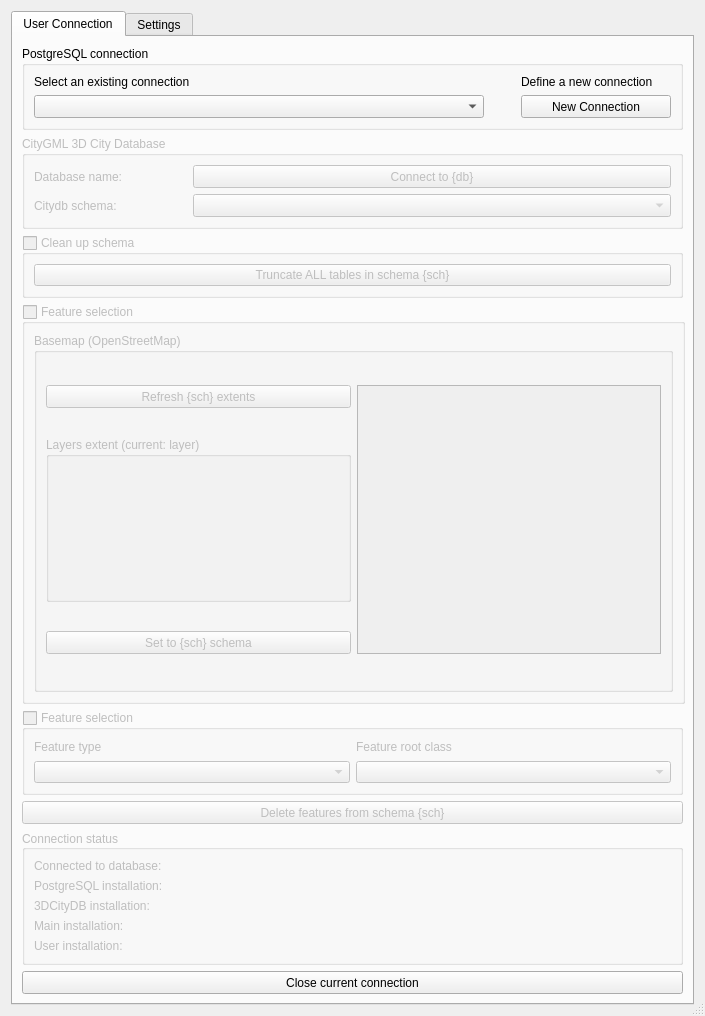
<?xml version="1.0" encoding="UTF-8"?>
<ui version="4.0">
 <class>CDBDeleterDialogBase</class>
 <widget class="QDialog" name="CDBDeleterDialogBase">
  <property name="windowModality">
   <enum>Qt::WindowModal</enum>
  </property>
  <property name="enabled">
   <bool>true</bool>
  </property>
  <property name="geometry">
   <rect>
    <x>0</x>
    <y>0</y>
    <width>705</width>
    <height>1000</height>
   </rect>
  </property>
  <property name="sizePolicy">
   <sizepolicy hsizetype="MinimumExpanding" vsizetype="MinimumExpanding">
    <horstretch>0</horstretch>
    <verstretch>0</verstretch>
   </sizepolicy>
  </property>
  <property name="minimumSize">
   <size>
    <width>705</width>
    <height>0</height>
   </size>
  </property>
  <property name="maximumSize">
   <size>
    <width>705</width>
    <height>1000</height>
   </size>
  </property>
  <property name="windowTitle">
   <string>3DCityDB Feature Deleter</string>
  </property>
  <property name="windowIcon">
   <iconset>
    <normaloff>../../../icons/delete_icon.png</normaloff>../../../icons/delete_icon.png</iconset>
  </property>
  <property name="sizeGripEnabled">
   <bool>true</bool>
  </property>
  <property name="modal">
   <bool>false</bool>
  </property>
  <layout class="QVBoxLayout" name="verticalLayout_container">
   <item>
    <widget class="QTabWidget" name="wdgMain">
     <property name="enabled">
      <bool>true</bool>
     </property>
     <property name="sizePolicy">
      <sizepolicy hsizetype="MinimumExpanding" vsizetype="MinimumExpanding">
       <horstretch>0</horstretch>
       <verstretch>0</verstretch>
      </sizepolicy>
     </property>
     <property name="minimumSize">
      <size>
       <width>0</width>
       <height>0</height>
      </size>
     </property>
     <property name="maximumSize">
      <size>
       <width>16777215</width>
       <height>16777215</height>
      </size>
     </property>
     <property name="toolTip">
      <string/>
     </property>
     <property name="toolTipDuration">
      <number>-1</number>
     </property>
     <property name="currentIndex">
      <number>0</number>
     </property>
     <property name="iconSize">
      <size>
       <width>16</width>
       <height>16</height>
      </size>
     </property>
     <property name="documentMode">
      <bool>false</bool>
     </property>
     <property name="tabsClosable">
      <bool>false</bool>
     </property>
     <property name="movable">
      <bool>false</bool>
     </property>
     <property name="tabBarAutoHide">
      <bool>false</bool>
     </property>
     <widget class="QWidget" name="tabUserConn">
      <property name="enabled">
       <bool>true</bool>
      </property>
      <property name="sizePolicy">
       <sizepolicy hsizetype="Preferred" vsizetype="Preferred">
        <horstretch>0</horstretch>
        <verstretch>0</verstretch>
       </sizepolicy>
      </property>
      <property name="minimumSize">
       <size>
        <width>0</width>
        <height>0</height>
       </size>
      </property>
      <property name="baseSize">
       <size>
        <width>0</width>
        <height>0</height>
       </size>
      </property>
      <attribute name="icon">
       <iconset>
        <normaloff>../../../icons/postgres_elephant.svg</normaloff>../../../icons/postgres_elephant.svg</iconset>
      </attribute>
      <attribute name="title">
       <string>User Connection</string>
      </attribute>
      <layout class="QVBoxLayout" name="vLayoutUserConn">
       <item>
        <widget class="QGroupBox" name="gbxConnectionC">
         <property name="sizePolicy">
          <sizepolicy hsizetype="Preferred" vsizetype="Maximum">
           <horstretch>0</horstretch>
           <verstretch>0</verstretch>
          </sizepolicy>
         </property>
         <property name="minimumSize">
          <size>
           <width>0</width>
           <height>0</height>
          </size>
         </property>
         <property name="maximumSize">
          <size>
           <width>16777215</width>
           <height>16777215</height>
          </size>
         </property>
         <property name="title">
          <string>PostgreSQL connection</string>
         </property>
         <property name="flat">
          <bool>false</bool>
         </property>
         <property name="checkable">
          <bool>false</bool>
         </property>
         <layout class="QGridLayout" name="gridLayout">
          <item row="2" column="0">
           <widget class="QComboBox" name="cbxExistingConnC">
            <property name="sizePolicy">
             <sizepolicy hsizetype="MinimumExpanding" vsizetype="Fixed">
              <horstretch>0</horstretch>
              <verstretch>0</verstretch>
             </sizepolicy>
            </property>
            <property name="minimumSize">
             <size>
              <width>450</width>
              <height>23</height>
             </size>
            </property>
            <property name="maximumSize">
             <size>
              <width>16777215</width>
              <height>16777215</height>
             </size>
            </property>
            <property name="toolTip">
             <string>Click to select an exiting connection</string>
            </property>
            <property name="toolTipDuration">
             <number>-1</number>
            </property>
            <property name="accessibleName">
             <string/>
            </property>
            <property name="autoFillBackground">
             <bool>false</bool>
            </property>
            <property name="editable">
             <bool>false</bool>
            </property>
            <property name="currentText">
             <string/>
            </property>
            <property name="frame">
             <bool>true</bool>
            </property>
           </widget>
          </item>
          <item row="0" column="2">
           <widget class="QLabel" name="lblNewConnectionC">
            <property name="minimumSize">
             <size>
              <width>150</width>
              <height>0</height>
             </size>
            </property>
            <property name="maximumSize">
             <size>
              <width>16777215</width>
              <height>16777215</height>
             </size>
            </property>
            <property name="text">
             <string>Define a new connection</string>
            </property>
           </widget>
          </item>
          <item row="0" column="0">
           <widget class="QLabel" name="lblExistingConnectionC">
            <property name="minimumSize">
             <size>
              <width>450</width>
              <height>0</height>
             </size>
            </property>
            <property name="maximumSize">
             <size>
              <width>16777215</width>
              <height>16777215</height>
             </size>
            </property>
            <property name="text">
             <string>Select an existing connection</string>
            </property>
           </widget>
          </item>
          <item row="2" column="2">
           <widget class="QPushButton" name="btnNewConnC">
            <property name="enabled">
             <bool>true</bool>
            </property>
            <property name="sizePolicy">
             <sizepolicy hsizetype="MinimumExpanding" vsizetype="Fixed">
              <horstretch>0</horstretch>
              <verstretch>0</verstretch>
             </sizepolicy>
            </property>
            <property name="minimumSize">
             <size>
              <width>150</width>
              <height>23</height>
             </size>
            </property>
            <property name="maximumSize">
             <size>
              <width>16777215</width>
              <height>16777215</height>
             </size>
            </property>
            <property name="toolTip">
             <string>Click to open a new window and add a new connection</string>
            </property>
            <property name="text">
             <string>New Connection</string>
            </property>
            <property name="checkable">
             <bool>false</bool>
            </property>
            <property name="checked">
             <bool>false</bool>
            </property>
            <property name="autoDefault">
             <bool>false</bool>
            </property>
           </widget>
          </item>
          <item row="2" column="1">
           <spacer name="horizontalSpacer_5">
            <property name="orientation">
             <enum>Qt::Horizontal</enum>
            </property>
            <property name="sizeType">
             <enum>QSizePolicy::MinimumExpanding</enum>
            </property>
            <property name="sizeHint" stdset="0">
             <size>
              <width>20</width>
              <height>20</height>
             </size>
            </property>
           </spacer>
          </item>
         </layout>
        </widget>
       </item>
       <item>
        <widget class="QGroupBox" name="gbxDatabase">
         <property name="enabled">
          <bool>false</bool>
         </property>
         <property name="sizePolicy">
          <sizepolicy hsizetype="Preferred" vsizetype="Maximum">
           <horstretch>0</horstretch>
           <verstretch>0</verstretch>
          </sizepolicy>
         </property>
         <property name="title">
          <string>CityGML 3D City Database</string>
         </property>
         <layout class="QGridLayout" name="gLayoutDatabase">
          <item row="2" column="1">
           <spacer name="horizontalSpacer_2">
            <property name="enabled">
             <bool>false</bool>
            </property>
            <property name="orientation">
             <enum>Qt::Horizontal</enum>
            </property>
            <property name="sizeType">
             <enum>QSizePolicy::Minimum</enum>
            </property>
            <property name="sizeHint" stdset="0">
             <size>
              <width>65</width>
              <height>20</height>
             </size>
            </property>
           </spacer>
          </item>
          <item row="0" column="2">
           <widget class="QPushButton" name="btnConnectToDbC">
            <property name="enabled">
             <bool>false</bool>
            </property>
            <property name="sizePolicy">
             <sizepolicy hsizetype="MinimumExpanding" vsizetype="Fixed">
              <horstretch>0</horstretch>
              <verstretch>0</verstretch>
             </sizepolicy>
            </property>
            <property name="minimumSize">
             <size>
              <width>400</width>
              <height>23</height>
             </size>
            </property>
            <property name="text">
             <string>Connect to {db}</string>
            </property>
            <property name="autoDefault">
             <bool>false</bool>
            </property>
            <property name="default">
             <bool>false</bool>
            </property>
           </widget>
          </item>
          <item row="2" column="2">
           <widget class="QComboBox" name="cbxSchema">
            <property name="enabled">
             <bool>false</bool>
            </property>
            <property name="sizePolicy">
             <sizepolicy hsizetype="MinimumExpanding" vsizetype="Fixed">
              <horstretch>0</horstretch>
              <verstretch>0</verstretch>
             </sizepolicy>
            </property>
            <property name="minimumSize">
             <size>
              <width>400</width>
              <height>23</height>
             </size>
            </property>
            <property name="toolTip">
             <string>Select one of the citydb schemas containing data</string>
            </property>
           </widget>
          </item>
          <item row="0" column="0">
           <widget class="QLabel" name="lblConnectToDB">
            <property name="enabled">
             <bool>false</bool>
            </property>
            <property name="text">
             <string>Database name:</string>
            </property>
           </widget>
          </item>
          <item row="0" column="1">
           <spacer name="horizontalSpacer">
            <property name="orientation">
             <enum>Qt::Horizontal</enum>
            </property>
            <property name="sizeType">
             <enum>QSizePolicy::Minimum</enum>
            </property>
            <property name="sizeHint" stdset="0">
             <size>
              <width>65</width>
              <height>20</height>
             </size>
            </property>
           </spacer>
          </item>
          <item row="2" column="0">
           <widget class="QLabel" name="lblSchema">
            <property name="enabled">
             <bool>false</bool>
            </property>
            <property name="text">
             <string>Citydb schema:</string>
            </property>
           </widget>
          </item>
         </layout>
        </widget>
       </item>
       <item>
        <widget class="QGroupBox" name="groupBox">
         <property name="enabled">
          <bool>false</bool>
         </property>
         <property name="sizePolicy">
          <sizepolicy hsizetype="Preferred" vsizetype="Fixed">
           <horstretch>0</horstretch>
           <verstretch>0</verstretch>
          </sizepolicy>
         </property>
         <property name="minimumSize">
          <size>
           <width>0</width>
           <height>55</height>
          </size>
         </property>
         <property name="title">
          <string>Clean up schema</string>
         </property>
         <property name="checkable">
          <bool>true</bool>
         </property>
         <property name="checked">
          <bool>false</bool>
         </property>
         <layout class="QVBoxLayout" name="verticalLayout_2">
          <item>
           <widget class="QPushButton" name="btnCleanUpSchema">
            <property name="enabled">
             <bool>false</bool>
            </property>
            <property name="text">
             <string>Truncate ALL tables in schema {sch}</string>
            </property>
           </widget>
          </item>
         </layout>
        </widget>
       </item>
       <item>
        <widget class="QGroupBox" name="groupBox_2">
         <property name="enabled">
          <bool>false</bool>
         </property>
         <property name="sizePolicy">
          <sizepolicy hsizetype="Minimum" vsizetype="Minimum">
           <horstretch>0</horstretch>
           <verstretch>0</verstretch>
          </sizepolicy>
         </property>
         <property name="minimumSize">
          <size>
           <width>663</width>
           <height>400</height>
          </size>
         </property>
         <property name="title">
          <string>Feature selection</string>
         </property>
         <property name="flat">
          <bool>false</bool>
         </property>
         <property name="checkable">
          <bool>true</bool>
         </property>
         <property name="checked">
          <bool>false</bool>
         </property>
         <layout class="QVBoxLayout" name="verticalLayout_4">
          <item>
           <widget class="QGroupBox" name="gbxBasemapC">
            <property name="enabled">
             <bool>false</bool>
            </property>
            <property name="sizePolicy">
             <sizepolicy hsizetype="Ignored" vsizetype="Minimum">
              <horstretch>0</horstretch>
              <verstretch>0</verstretch>
             </sizepolicy>
            </property>
            <property name="minimumSize">
             <size>
              <width>400</width>
              <height>200</height>
             </size>
            </property>
            <property name="title">
             <string>Basemap (OpenStreetMap)</string>
            </property>
            <property name="flat">
             <bool>false</bool>
            </property>
            <property name="checkable">
             <bool>false</bool>
            </property>
            <property name="checked">
             <bool>false</bool>
            </property>
            <layout class="QGridLayout" name="gLayoutBasemapC">
             <item row="3" column="0">
              <widget class="QPushButton" name="btnCityExtentsC">
               <property name="sizePolicy">
                <sizepolicy hsizetype="MinimumExpanding" vsizetype="Fixed">
                 <horstretch>0</horstretch>
                 <verstretch>0</verstretch>
                </sizepolicy>
               </property>
               <property name="minimumSize">
                <size>
                 <width>250</width>
                 <height>23</height>
                </size>
               </property>
               <property name="toolTip">
                <string>&lt;html&gt;&lt;head/&gt;&lt;body&gt;&lt;p&gt;Set the extents of the area (&lt;span style=&quot; font-weight:600; color:#ff0000;&quot;&gt;reb box&lt;/span&gt;) to be the same as the citydb schema (&lt;span style=&quot; font-weight:600; color:#0000ff;&quot;&gt;blue box&lt;/span&gt;)&lt;/p&gt;&lt;/body&gt;&lt;/html&gt;</string>
               </property>
               <property name="text">
                <string>Set to {sch} schema</string>
               </property>
               <property name="autoDefault">
                <bool>false</bool>
               </property>
              </widget>
             </item>
             <item row="1" column="1" rowspan="3">
              <widget class="QGraphicsView" name="gvCanvasC">
               <property name="sizePolicy">
                <sizepolicy hsizetype="MinimumExpanding" vsizetype="MinimumExpanding">
                 <horstretch>0</horstretch>
                 <verstretch>0</verstretch>
                </sizepolicy>
               </property>
               <property name="minimumSize">
                <size>
                 <width>250</width>
                 <height>0</height>
                </size>
               </property>
               <property name="toolTip">
                <string>&lt;html&gt;&lt;head/&gt;&lt;body&gt;&lt;p&gt;&lt;span style=&quot; font-weight:600; color:#0000ff;&quot;&gt;Blue box&lt;/span&gt;: Extents of all data in the selected citydb schema&lt;/p&gt;&lt;p&gt;&lt;span style=&quot; font-weight:600; color:#ff0000;&quot;&gt;Red box&lt;/span&gt;: Extents of the area in which feature will be deleted&lt;/p&gt;&lt;/body&gt;&lt;/html&gt;</string>
               </property>
              </widget>
             </item>
             <item row="2" column="0">
              <widget class="QgsExtentGroupBox" name="qgbxExtentsC">
               <property name="sizePolicy">
                <sizepolicy hsizetype="Fixed" vsizetype="Maximum">
                 <horstretch>0</horstretch>
                 <verstretch>0</verstretch>
                </sizepolicy>
               </property>
               <property name="minimumSize">
                <size>
                 <width>150</width>
                 <height>165</height>
                </size>
               </property>
               <property name="maximumSize">
                <size>
                 <width>450</width>
                 <height>16777215</height>
                </size>
               </property>
               <property name="title">
                <string>Layers extent (current: layer)</string>
               </property>
               <property name="checkable">
                <bool>false</bool>
               </property>
               <property name="collapsed">
                <bool>false</bool>
               </property>
               <property name="titleBase">
                <string>Layers extent</string>
               </property>
              </widget>
             </item>
             <item row="1" column="0">
              <widget class="QPushButton" name="btnRefreshCDBExtents">
               <property name="sizePolicy">
                <sizepolicy hsizetype="MinimumExpanding" vsizetype="Fixed">
                 <horstretch>0</horstretch>
                 <verstretch>0</verstretch>
                </sizepolicy>
               </property>
               <property name="minimumSize">
                <size>
                 <width>250</width>
                 <height>23</height>
                </size>
               </property>
               <property name="toolTip">
                <string>&lt;html&gt;&lt;head/&gt;&lt;body&gt;&lt;p&gt;If you deleted or added new data to the city model, you may have to refresh the extents of all data contained in the selected citydb schema (&lt;span style=&quot; font-weight:600; color:#0000ff;&quot;&gt;blue box&lt;/span&gt;)&lt;/p&gt;&lt;/body&gt;&lt;/html&gt;</string>
               </property>
               <property name="text">
                <string>Refresh {sch} extents</string>
               </property>
               <property name="autoDefault">
                <bool>false</bool>
               </property>
              </widget>
             </item>
            </layout>
           </widget>
          </item>
         </layout>
        </widget>
       </item>
       <item>
        <widget class="QGroupBox" name="gbxFeatSel">
         <property name="enabled">
          <bool>false</bool>
         </property>
         <property name="sizePolicy">
          <sizepolicy hsizetype="Minimum" vsizetype="Minimum">
           <horstretch>0</horstretch>
           <verstretch>0</verstretch>
          </sizepolicy>
         </property>
         <property name="minimumSize">
          <size>
           <width>650</width>
           <height>60</height>
          </size>
         </property>
         <property name="title">
          <string>Feature selection</string>
         </property>
         <property name="flat">
          <bool>false</bool>
         </property>
         <property name="checkable">
          <bool>true</bool>
         </property>
         <property name="checked">
          <bool>false</bool>
         </property>
         <layout class="QGridLayout" name="gridLayout_2">
          <item row="1" column="1">
           <widget class="QgsCheckableComboBox" name="mComboBox_2"/>
          </item>
          <item row="1" column="0">
           <widget class="QgsCheckableComboBox" name="cbxFeatType"/>
          </item>
          <item row="0" column="0">
           <widget class="QLabel" name="lblFeatType">
            <property name="text">
             <string>Feature type</string>
            </property>
           </widget>
          </item>
          <item row="0" column="1">
           <widget class="QLabel" name="lblFeatRootClass">
            <property name="text">
             <string>Feature root class</string>
            </property>
           </widget>
          </item>
         </layout>
        </widget>
       </item>
       <item>
        <widget class="QPushButton" name="btnDropLayers">
         <property name="enabled">
          <bool>false</bool>
         </property>
         <property name="minimumSize">
          <size>
           <width>620</width>
           <height>23</height>
          </size>
         </property>
         <property name="toolTip">
          <string>Delete all selected features in the current citydb schema</string>
         </property>
         <property name="text">
          <string>Delete features from schema {sch}</string>
         </property>
         <property name="autoDefault">
          <bool>false</bool>
         </property>
        </widget>
       </item>
       <item>
        <widget class="QGroupBox" name="gbxConnStatusC">
         <property name="enabled">
          <bool>false</bool>
         </property>
         <property name="sizePolicy">
          <sizepolicy hsizetype="MinimumExpanding" vsizetype="Maximum">
           <horstretch>0</horstretch>
           <verstretch>0</verstretch>
          </sizepolicy>
         </property>
         <property name="minimumSize">
          <size>
           <width>0</width>
           <height>100</height>
          </size>
         </property>
         <property name="focusPolicy">
          <enum>Qt::NoFocus</enum>
         </property>
         <property name="toolTip">
          <string/>
         </property>
         <property name="layoutDirection">
          <enum>Qt::LeftToRight</enum>
         </property>
         <property name="autoFillBackground">
          <bool>false</bool>
         </property>
         <property name="title">
          <string>Connection status</string>
         </property>
         <property name="alignment">
          <set>Qt::AlignLeading|Qt::AlignLeft|Qt::AlignVCenter</set>
         </property>
         <property name="flat">
          <bool>false</bool>
         </property>
         <property name="checkable">
          <bool>false</bool>
         </property>
         <layout class="QGridLayout" name="gLayoutConnStatusC">
          <item row="2" column="1">
           <widget class="QLabel" name="lbl3DCityDBInstC_out">
            <property name="sizePolicy">
             <sizepolicy hsizetype="MinimumExpanding" vsizetype="Preferred">
              <horstretch>0</horstretch>
              <verstretch>0</verstretch>
             </sizepolicy>
            </property>
            <property name="text">
             <string/>
            </property>
           </widget>
          </item>
          <item row="0" column="0">
           <widget class="QLabel" name="lblConnToDbC">
            <property name="sizePolicy">
             <sizepolicy hsizetype="Maximum" vsizetype="Maximum">
              <horstretch>0</horstretch>
              <verstretch>0</verstretch>
             </sizepolicy>
            </property>
            <property name="frameShape">
             <enum>QFrame::NoFrame</enum>
            </property>
            <property name="frameShadow">
             <enum>QFrame::Plain</enum>
            </property>
            <property name="lineWidth">
             <number>2</number>
            </property>
            <property name="text">
             <string>Connected to database:</string>
            </property>
            <property name="alignment">
             <set>Qt::AlignLeading|Qt::AlignLeft|Qt::AlignTop</set>
            </property>
           </widget>
          </item>
          <item row="0" column="1">
           <widget class="QLabel" name="lblConnToDbC_out">
            <property name="sizePolicy">
             <sizepolicy hsizetype="MinimumExpanding" vsizetype="Preferred">
              <horstretch>0</horstretch>
              <verstretch>0</verstretch>
             </sizepolicy>
            </property>
            <property name="text">
             <string/>
            </property>
            <property name="alignment">
             <set>Qt::AlignLeading|Qt::AlignLeft|Qt::AlignVCenter</set>
            </property>
           </widget>
          </item>
          <item row="3" column="0">
           <widget class="QLabel" name="lblMainInstC">
            <property name="text">
             <string>Main installation:</string>
            </property>
           </widget>
          </item>
          <item row="4" column="1">
           <widget class="QLabel" name="lblUserInstC_out">
            <property name="sizePolicy">
             <sizepolicy hsizetype="MinimumExpanding" vsizetype="Preferred">
              <horstretch>0</horstretch>
              <verstretch>0</verstretch>
             </sizepolicy>
            </property>
            <property name="text">
             <string/>
            </property>
            <property name="wordWrap">
             <bool>true</bool>
            </property>
            <property name="margin">
             <number>0</number>
            </property>
            <property name="indent">
             <number>-1</number>
            </property>
           </widget>
          </item>
          <item row="1" column="1">
           <widget class="QLabel" name="lblPostInstC_out">
            <property name="sizePolicy">
             <sizepolicy hsizetype="MinimumExpanding" vsizetype="Preferred">
              <horstretch>0</horstretch>
              <verstretch>0</verstretch>
             </sizepolicy>
            </property>
            <property name="text">
             <string/>
            </property>
           </widget>
          </item>
          <item row="4" column="0">
           <widget class="QLabel" name="lblUserInstC">
            <property name="sizePolicy">
             <sizepolicy hsizetype="Maximum" vsizetype="Preferred">
              <horstretch>0</horstretch>
              <verstretch>0</verstretch>
             </sizepolicy>
            </property>
            <property name="text">
             <string>User installation:</string>
            </property>
           </widget>
          </item>
          <item row="1" column="0">
           <widget class="QLabel" name="lblPostInstC">
            <property name="sizePolicy">
             <sizepolicy hsizetype="Maximum" vsizetype="Preferred">
              <horstretch>0</horstretch>
              <verstretch>0</verstretch>
             </sizepolicy>
            </property>
            <property name="text">
             <string>PostgreSQL installation:</string>
            </property>
           </widget>
          </item>
          <item row="2" column="0">
           <widget class="QLabel" name="lbl3DCityDBInstC">
            <property name="sizePolicy">
             <sizepolicy hsizetype="Maximum" vsizetype="Preferred">
              <horstretch>0</horstretch>
              <verstretch>0</verstretch>
             </sizepolicy>
            </property>
            <property name="text">
             <string>3DCityDB installation:</string>
            </property>
           </widget>
          </item>
          <item row="3" column="1">
           <widget class="QLabel" name="lblMainInstC_out">
            <property name="text">
             <string/>
            </property>
           </widget>
          </item>
         </layout>
        </widget>
       </item>
       <item>
        <widget class="QPushButton" name="btnCloseConnC">
         <property name="minimumSize">
          <size>
           <width>0</width>
           <height>23</height>
          </size>
         </property>
         <property name="text">
          <string>Close current connection</string>
         </property>
         <property name="autoDefault">
          <bool>false</bool>
         </property>
        </widget>
       </item>
      </layout>
     </widget>
     <widget class="QWidget" name="tabSettings">
      <property name="enabled">
       <bool>false</bool>
      </property>
      <property name="sizePolicy">
       <sizepolicy hsizetype="Preferred" vsizetype="MinimumExpanding">
        <horstretch>0</horstretch>
        <verstretch>0</verstretch>
       </sizepolicy>
      </property>
      <property name="maximumSize">
       <size>
        <width>16777215</width>
        <height>1000</height>
       </size>
      </property>
      <attribute name="icon">
       <iconset>
        <normaloff>../../../icons/settings_icon.svg</normaloff>../../../icons/settings_icon.svg</iconset>
      </attribute>
      <attribute name="title">
       <string>Settings</string>
      </attribute>
      <layout class="QVBoxLayout" name="vLayoutLayers"/>
     </widget>
    </widget>
   </item>
  </layout>
 </widget>
 <customwidgets>
  <customwidget>
   <class>QgsCheckableComboBox</class>
   <extends>QComboBox</extends>
   <header>qgscheckablecombobox.h</header>
  </customwidget>
  <customwidget>
   <class>QgsCollapsibleGroupBox</class>
   <extends>QGroupBox</extends>
   <header>qgscollapsiblegroupbox.h</header>
   <container>1</container>
  </customwidget>
  <customwidget>
   <class>QgsExtentGroupBox</class>
   <extends>QgsCollapsibleGroupBox</extends>
   <header>qgsextentgroupbox.h</header>
   <container>1</container>
  </customwidget>
 </customwidgets>
 <tabstops>
  <tabstop>wdgMain</tabstop>
  <tabstop>cbxExistingConnC</tabstop>
  <tabstop>btnNewConnC</tabstop>
  <tabstop>btnConnectToDbC</tabstop>
  <tabstop>cbxSchema</tabstop>
  <tabstop>groupBox</tabstop>
  <tabstop>gvCanvasC</tabstop>
  <tabstop>btnRefreshCDBExtents</tabstop>
  <tabstop>btnCityExtentsC</tabstop>
  <tabstop>btnCloseConnC</tabstop>
 </tabstops>
 <resources/>
 <connections/>
</ui>
